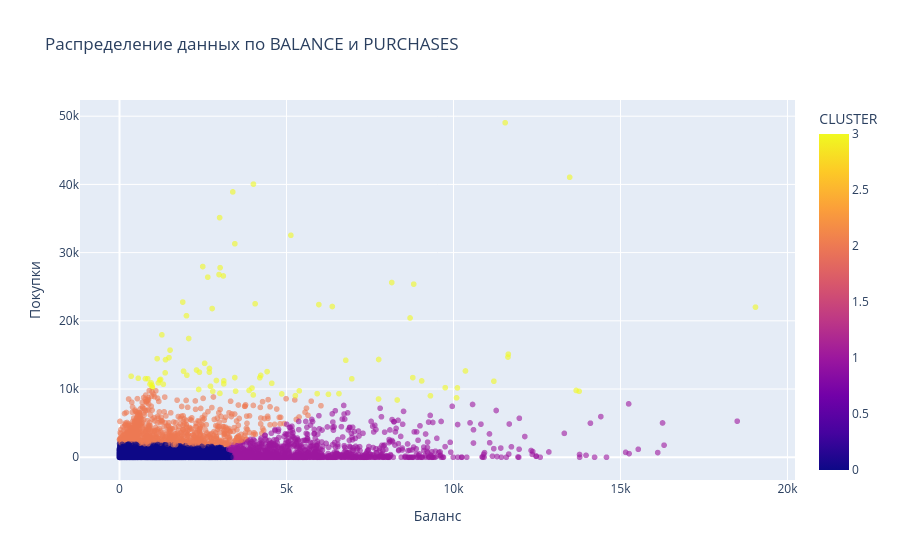

Here is the notebook cell this chart was saved with:
### Markdown cell above
# Применяем KMeans

### Code cell
X = df[['BALANCE', 'PURCHASES']]
CLUSTERS_COUNT = 4

kmeans : kms.KMeans = kms.KMeansImpl(
    X=X.to_numpy(),
    clusters_count=CLUSTERS_COUNT,
    stopper= kms.KMeansIterationStoperItersCount(10),
)

kmeans.fit()

clusters = [kmeans.predict(x) for x in X.to_numpy()]

# print(clusters)

X['СLUSTER'] = clusters

fig = px.scatter(
    X,
    x='BALANCE',
    y='PURCHASES',
    color='СLUSTER',
    title='Распределение данных по BALANCE и PURCHASES',
    labels={'BALANCE': 'Баланс', 'PURCHASES': 'Покупки'},
    opacity=0.6
)

fig.show()

### Figure 1 — Plotly figure (JSON) as saved in the notebook; plotly's stock layout.template omitted (floating-point values rounded to 4 significant figures; data arrays with more than 128 entries replaced by an {"elided": "..."} marker saying what was removed)
{"data": [{"hovertemplate": "Баланс=%{x}<br>Покупки=%{y}<br>СLUSTER=%{marker.color}<extra></extra>", "legendgroup": "", "marker": {"color": {"elided": "8950 int values"}, "coloraxis": "coloraxis", "opacity": 0.6, "symbol": "circle"}, "mode": "markers", "name": "", "showlegend": false, "type": "scattergl", "x": {"elided": "8950 float values"}, "xaxis": "x", "y": {"elided": "8950 float values"}, "yaxis": "y"}], "layout": {"coloraxis": {"colorbar": {"title": {"text": "СLUSTER"}}, "colorscale": [[0, "#0d0887"], [0.1111, "#46039f"], [0.2222, "#7201a8"], [0.3333, "#9c179e"], [0.4444, "#bd3786"], [0.5556, "#d8576b"], [0.6667, "#ed7953"], [0.7778, "#fb9f3a"], [0.8889, "#fdca26"], [1, "#f0f921"]]}, "legend": {"tracegroupgap": 0}, "title": {"text": "Распределение данных по BALANCE и PURCHASES"}, "xaxis": {"anchor": "y", "domain": [0, 1], "title": {"text": "Баланс"}}, "yaxis": {"anchor": "x", "domain": [0, 1], "title": {"text": "Покупки"}}}}
